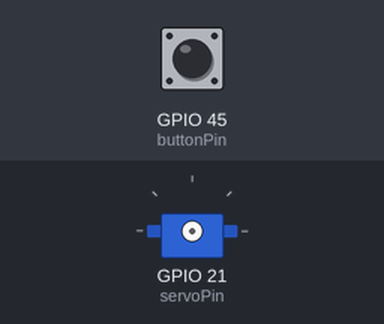
Bench run of a sketch on a simulated ESP32. Shown: servo. The test bench sets the inputs (shaded band); at power-on: GPIO 45 (buttonPin) HIGH. Servo pulses on a pin are drawn as a servo (544–2400 µs = 0–180°).

Above: at 1.2 s.
1.3 s: GPIO 45 (buttonPin) pulled LOW for 0.15 s
At 1.77 s:
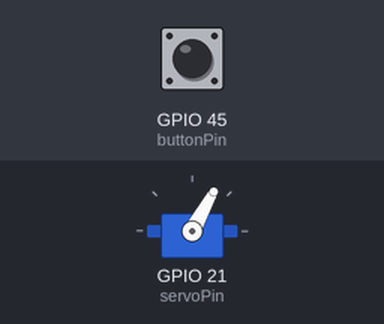
At 4.1 s:
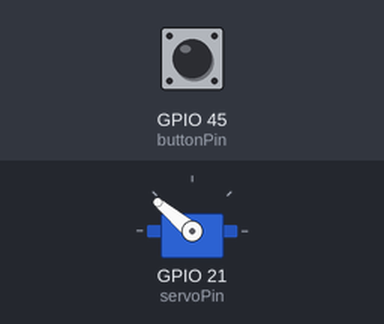
4.3 s: GPIO 45 (buttonPin) pulled LOW for 1 s
At 4.72 s:
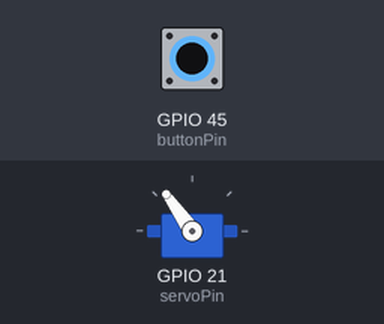
Timing chart, 0 to 8.4 s (numbered marks = the images above; inputs shaded):
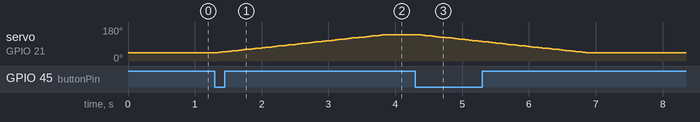

Measured:
- after the input at 1.3 s, servo on GPIO 21 (servoPin): moves from 44° to 140° over 2.5 s, starting after 0.05 s
- after the input at 4.3 s, servo on GPIO 21 (servoPin): moves from 140° to 44° over 2.5 s, starting after 0.05 s

The sketch:

servo.ino
```cpp
int pos;
int pos_min = int(0.05*1024);
int pos_max = int(0.1*1024);
int servoPin = 21;
int buttonPin = 45;
int pwm_channel = 0;
bool doorOpen = false;
bool buttonPressed = false;
bool toChange = false;
int pinMeasurement = -1;
void setup() {
  ledcSetup(pwm_channel, 50, 10);
  ledcAttachPin(servoPin, pwm_channel);
  pinMode(buttonPin,INPUT_PULLUP);
}

void loop() {
  pinMeasurement = digitalRead(buttonPin);
  if (pinMeasurement == 0){
    buttonPressed = true;
    toChange = true;
  }
  else{
    buttonPressed = false;
  }
  if(toChange){
    if(!doorOpen){
      for (pos = pos_min; pos <= pos_max; pos += 1) { // goes from 0 degrees to 180 degrees
        // in steps of 1 degree
        ledcWrite(pwm_channel, pos);    // tell servo to go to position in variable 'pos'
        delay(50);             // waits 15ms for the servo to reach the position
      }
    }
    else{
      for (pos = pos_max; pos >= pos_min; pos -= 1) { // goes from 180 degrees to 0 degrees
        ledcWrite(pwm_channel, pos);    // tell servo to go to position in variable 'pos'
        delay(50);             // waits 15ms for the servo to reach the position
      }
    }
    toChange = false;
    doorOpen = !doorOpen;
  }

}
```
